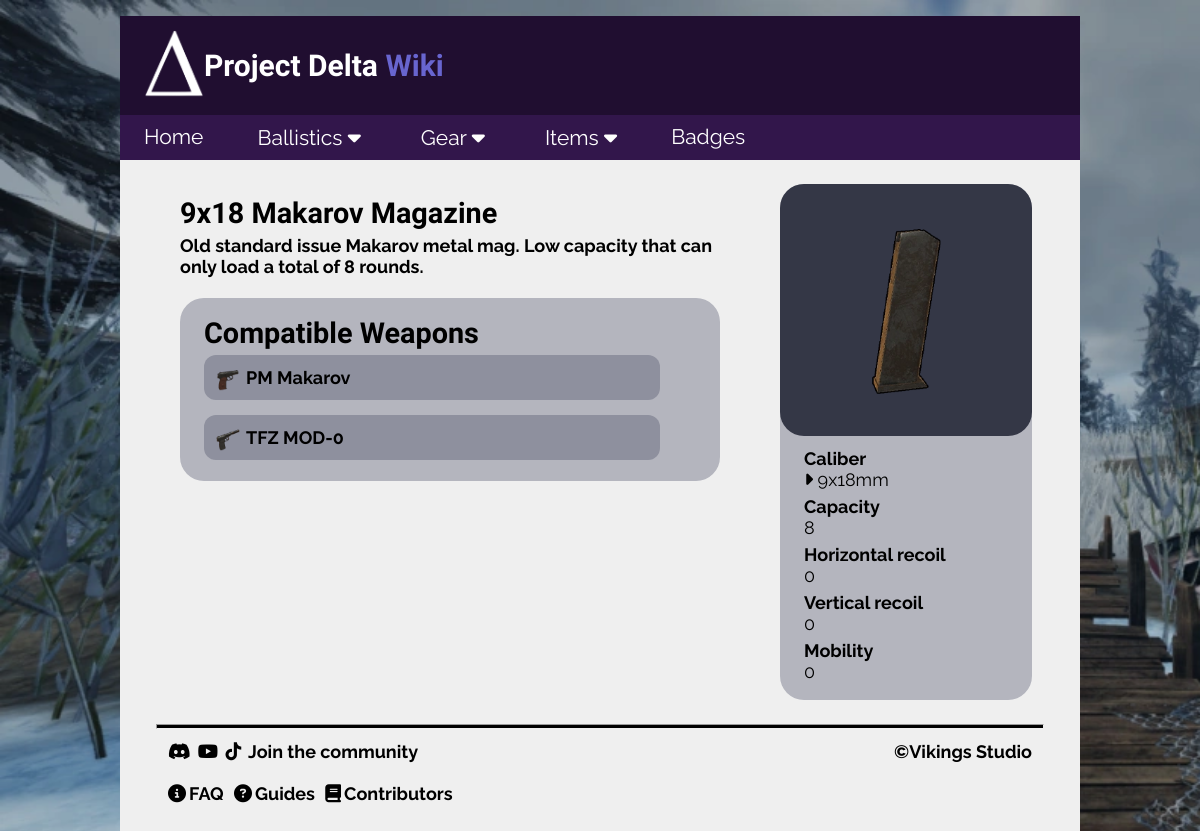
Page /magazine/13 on the committed database.
### tables this page shows
CREATE TABLE magazines (id INTEGER PRIMARY KEY, name TEXT, caliber_id REFERENCES calibers (id), capacity INTEGER, recoil_h INTEGER, recoil_v INTEGER, mobility INTEGER, description TEXT, image TEXT);

CREATE TABLE weapons (id INTEGER PRIMARY KEY, name TEXT, type TEXT REFERENCES weapon_types (type), caliber_id INTEGER REFERENCES calibers (id), fire_mode TEXT, RPM INTEGER, durability INTEGER, dmg_mult INTEGER DEFAULT (1), description TEXT, image TEXT);

CREATE TABLE calibers (id INTEGER PRIMARY KEY, name TEXT);

### Flask/routes.py (the view)
@app.route("/magazine/<int:id>")  # route for magazines
def magazine(id):
    conn = sqlite3.connect('delta.db')
    cur = conn.cursor()  # fetch caliber name based on caliber id
    cur.execute("SELECT "
                "magazines.id, "
                "magazines.name, "
                "calibers.name AS caliber_name, "
                "magazines.capacity, "
                "magazines.recoil_h, "
                "magazines.recoil_v, "
                "magazines.mobility, "
                "magazines.description, "
                "magazines.image "
                "FROM magazines "
                "JOIN calibers ON magazines.caliber_id = calibers.id "
                "WHERE magazines.id = ?", (id,))
    results = cur.fetchone()
    index_range_handler(results)  # check for list index out of range error
    cur.execute("SELECT id, name, image FROM weapons "
                "WHERE id IN (SELECT weapon_id FROM weapon_magazines "
                "WHERE magazine_id = ?)", (id,))
    weapons = cur.fetchall()
    conn.close()
    return render_template('detail/magazine.html',
                           magazine=results,
                           weapons=weapons,
                           title=results[1])

### Flask/routes.py (called while the page is built)
def index_range_handler(results):  # call for any dynamic route that uses ID
    if not results:
        abort(404)  # if index doesn't exist, abort(404) instead of crashing

### Flask/templates/detail/magazine.html
{% extends "partials/layout.html" %}
{% block content %}
<div class="topic">
    <div>
        <h3>{{magazine[1]}}</h3>
        <h5>{{magazine[7]}}
            <br><br>
            <div class="link-list">
                <h3>Compatible Weapons</h3>
                <h5>
                    {% for weapon in weapons %}
                    <div class="link-row">
                        <img src="/static/images/ballistics/weapons/{{weapon[2]}}" class="link-icon">
                        <a href="{{ url_for('weapon', id=weapon[0]) }}">
                            {{weapon[1]}}
                        </a>
                    </div>
                    {% endfor %}
                </h5>
            </div>
        </h5>
    </div>
        <div class="topic-box">
            <img src="/static/images/ballistics/magazines/{{magazine[8]}}" class="topic-icon">
            <a href="{{ url_for('item_category_list', resource='ammunition', search=magazine[2])}}">
                <h6 class="topic-row">Caliber <br> <span class="lighter"><i class="fa-solid fa-caret-right"></i> {{magazine[2]}}</span></h6>
            </a>
            <h6 class="topic-row">Capacity <br> <span class="lighter">{{magazine[3]}}</span></h6>
            <h6 class="topic-row">Horizontal recoil <br> <span class="lighter">{{magazine[4]}}</span></h6>
            <h6 class="topic-row">Vertical recoil <br> <span class="lighter">{{magazine[5]}}</span></h6>
            <h6 class="topic-row">Mobility <br> <span class="lighter">{{magazine[6]}}</span></h6>
        </div>
</div>
{% endblock %}

### Flask/static/css/style.css (style rules this page uses)
body { background-image: url("../images/background.png"); background-repeat: no-repeat; background-size: cover; background-attachment: fixed; margin: 0; font-family: "Raleway"; }
a { color: black; text-decoration: none; display: inline-block; transition-duration: 0.3s; }
.lighter { font-weight: lighter; }
h3 { color: black; font-size: 2.4vw; margin-top: 1vw; margin-left: 2vw; font-family: 'Bungee'; }
h5 { display: block; color: black; font-size: 1.5vw; margin: -2vw 5vw 0 2vw; }
h5 a { font-size: 1.5vw; margin-bottom: 1vw; }
h6 { color: black; font-size: 1.5vw; text-align: left; margin: 0 0 0.5vw 2vw; transition-duration: 0.3s; }
.topic { display: flex; margin: 2vw 4vw 2vw 3vw; flex: 1 1 auto; }
.topic-box { display: flex; flex-direction: column; background-color: #b4b5be; border-radius: 2vw; padding-bottom: 1vw; margin: 0 0 auto auto; }
.topic-icon { display: block; width: 15vw; height: 15vw; padding: 3vw; background-color: #343746; border-radius: 2vw; margin-bottom: 1vw; transition-duration: 0.3s; }
.topic-row { display: block }
.link-list { background-color: #b4b5be; padding-top: 0.5vw; padding-bottom: 0.5vw; border-radius: 2vw; }
.link-row { display: flex; flex: 1 1 auto; background-color: #8e909e; padding: 1vw 0 0 1vw; margin-bottom: 1.25vw; border-radius: 1vw; }
.link-row a { margin-left: 0.5vw; }
.link-icon { width: 2vw; height: 2vw; }

### rows in the picture
magazines: name "9x18 Makarov Magazine", description "Old standard issue Makarov metal mag. Low capacity that can only load a total of 8 rounds.", image (picture), capacity "8", recoil_h "0", recoil_v "0", mobility "0"
weapons: image (picture), name "PM Makarov"
weapons: image (picture), name "TFZ MOD-0"
calibers: name "9x18mm"
